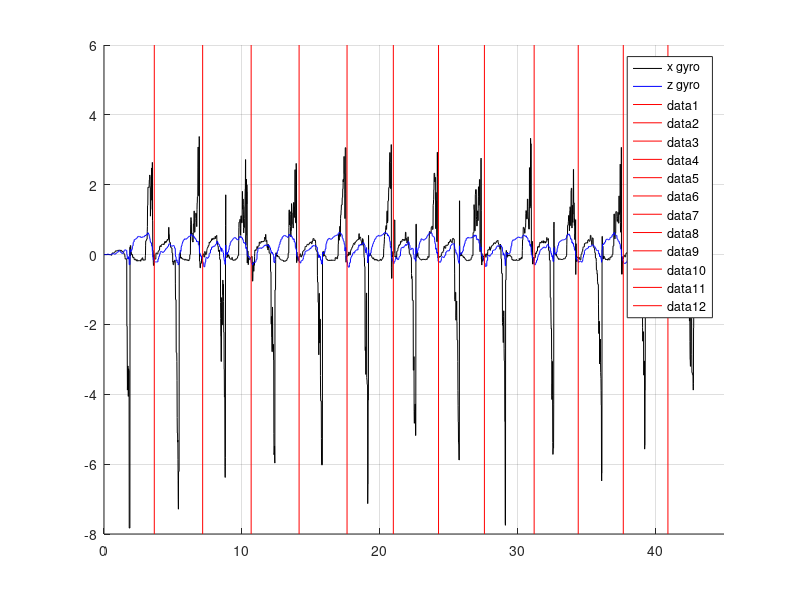

MATLAB code for this plot:
%CatchTiming.m
%Program to test identifying the catch from the sensor data
%December 6th
%Team FrEE SpEEd
%% Read File and parse data
clear all

M = csvread('WFeather_12_4_18.txt'); % Read in all raw data

%Parse Data
xg = M(:,4);    % x gyroscope
yg = M(:,5);    % y gyroscope
zg = M(:,6);    % z gyroscope

t = linspace(1,length(xg),length(xg))/100; % Generator time vector

%% Method 1: Set High Peak Value For XGyro
state = 0; % waiting for square up to begin
           %= 1; waiting to for squared
           %=2; waiting for oar drop. ready to identify catch

%Step through gyro values and try to identity catch
figure(1)
hold on
grid on
axis([0, 45, -8, 6])
plot(t, xg, 'k-', t, zg, 'b-')
legend('x gyro','z gyro')
l=0;
for i=1:length(t)
    %plot(t(i),xg(i),'b.', t(i), zg(i), 'r.');
    %drawnow
     if (xg(i)>2) && (state==0)
         state = 1; 
     end
     if (xg(i)<=0) && (state==1)
         state = 2; 
     end
     if (zg(i)<=-0.2) && (state==2)
         l=l+1
         %plot(t(i),xg(i),'ro')
         plot([t(i),t(i)],[-8,6],'r-')
         drawnow
         state=0;
     end
   
end
hold off
%This method is not robust enough to deal with data outliers
%Is the catch at the right point?
%Worried about the accrual of time errors. Eventually should do analysis to
%combine all source of time error and determine accuracy of the system as a
%whole. 
%% Method 2: Maintain Value for sustained period of time

%% Method 3: Check Average Value